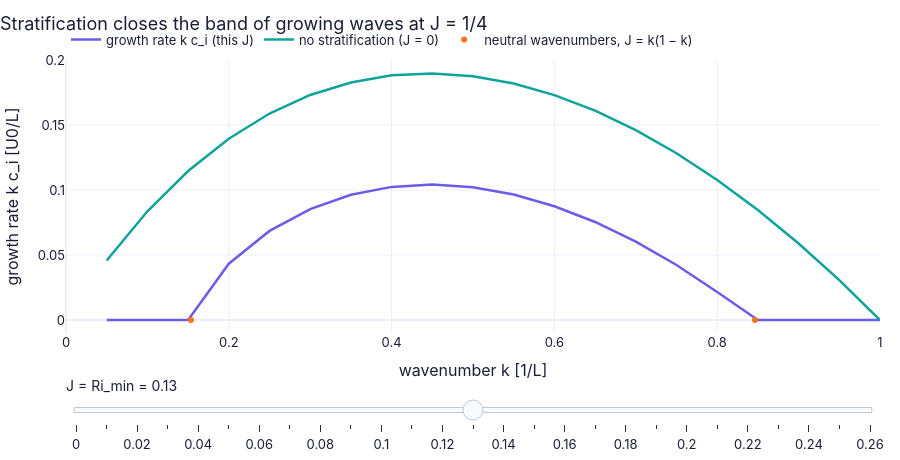

Source (notebook cell):
### Markdown cell above
**Slider figure F5 — the growth curve shrinks as the stratification rises.** One row of the stored map per slider position.

### Code cell
def f5(J):                                                         # traces for one stratification strength
    row = gm["kci"][int(np.argmin(np.abs(gm["J"] - J)))]           # the stored growth rates at this J
    disc = 1 - 4*J                                                 # J = k(1 - k) has real roots k only if J <= 1/4
    kn = 0.5 + 0.5*np.array([-1, 1])*np.sqrt(disc) if disc >= 0 else np.array([np.nan, np.nan])   # the two neutral wavenumbers
    return {"growth rate k c_i (this J)": (gm["k"], row), "no stratification (J = 0)": (gm["k"], gm["kci"][0]),   # this J, and J = 0 for reference
            "neutral wavenumbers, J = k(1 − k)": (kn, 0*kn)}                                             # two markers on the axis

figF5 = slider_figure(f5, "J = Ri_min", gm["J"][::2] if FAST else gm["J"][:27], xlabel="wavenumber k [1/L]", ylabel="growth rate k c_i [U0/L]",   # slider: J
                      title="Stratification closes the band of growing waves at J = 1/4", yrange=(-0.01, 0.2),   # title and a fixed vertical range
                      modes={"neutral wavenumbers, J = k(1 − k)": "markers"})   # the neutral points drawn as markers
figF5.show()   # display the interactive slider figure
